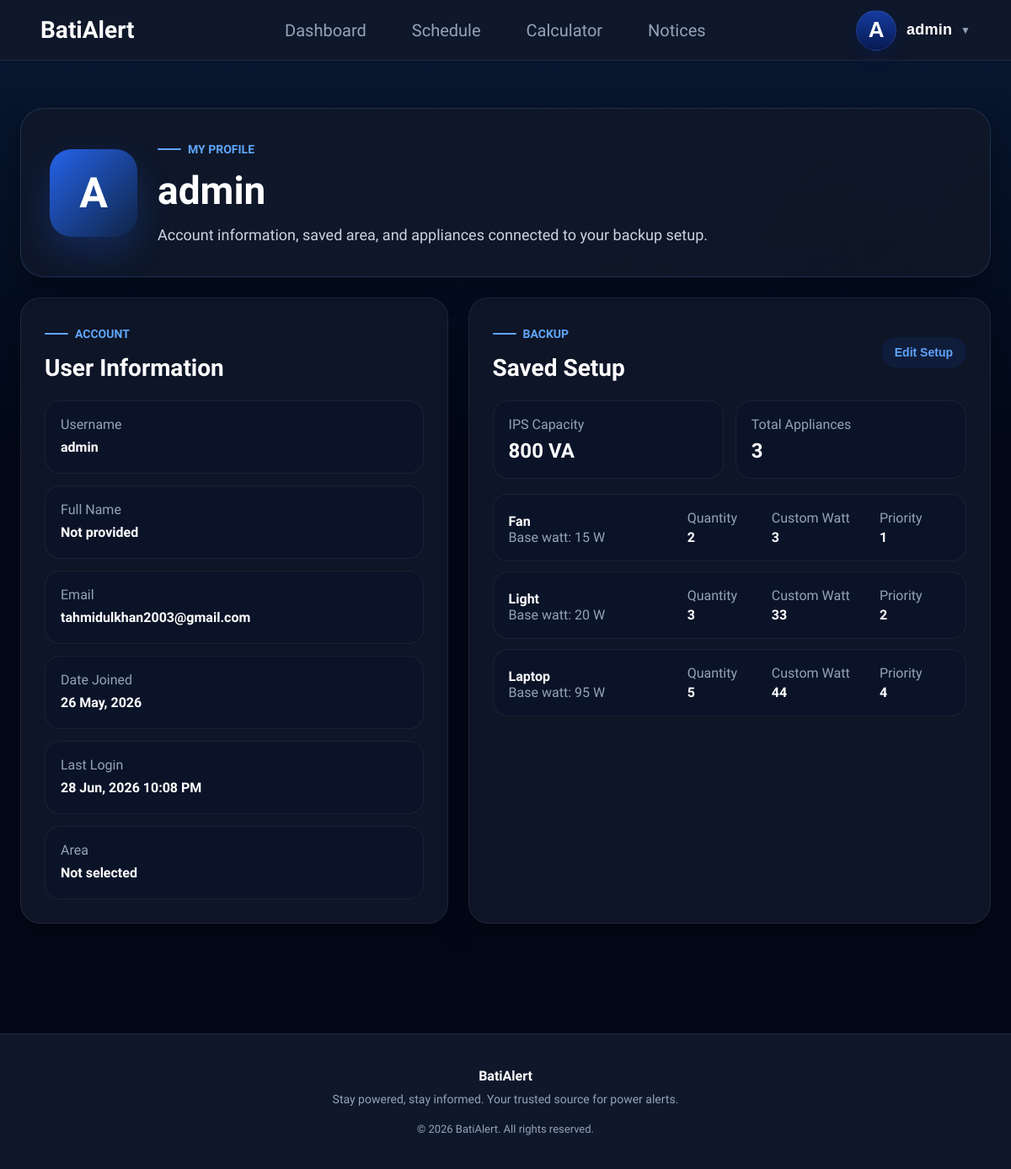
The page /users/profile/ (signed in) on the database its author committed.
### users/models.py (models this page shows, shortened)
class SavedSetup(models.Model):
    user = models.OneToOneField(
        User,
        on_delete=models.CASCADE
    )
    ips_capacity = models.IntegerField()

class SetupAppliance(models.Model):
    setup = models.ForeignKey(
        SavedSetup,
        on_delete=models.CASCADE,
        related_name="items"
    )
    appliance = models.ForeignKey(
        Appliance,
        on_delete=models.CASCADE
    )
    quantity = models.PositiveIntegerField()
    custom_watt = models.PositiveIntegerField(
        null=True,
        blank=True
    )
    priority = models.PositiveIntegerField()

### core/models.py (models this page shows, shortened)
class Appliance(models.Model):
    name = models.CharField(
        max_length=100
    )
    watt = models.IntegerField()

### users/views.py (the view)
@login_required(login_url="login")
def profile(request):
    user_profile = (
        UserProfile.objects
        .filter(user=request.user)
        .select_related("area")
        .first()
    )
    setup = (
        SavedSetup.objects
        .filter(user=request.user)
        .prefetch_related("items__appliance")
        .first()
    )
    setup_items = (
        setup.items.all()
        if setup
        else []
    )
    context = {
        "user_profile": user_profile,
        "setup": setup,
        "setup_items": setup_items,
    }
    return render(
        request,
        "profile.html",
        context
    )

### users/context_processors.py (called while the page is built)
def appliance_context(request):
    return {
        "appliances":
        Appliance.objects.all()
    }

### templates/profile.html
{% extends 'base.html' %}
{% block content %}
<section class="profile-section-page">
    <div class="profile-container-page">
        <div class="profile-cover">
            <div class="profile-large-avatar">
                {{ request.user.username|first|upper }}
            </div>
            <div>
                <span class="home-kicker">My Profile</span>
                <h1>{{ request.user.username }}</h1>
                <p>Account information, saved area, and appliances connected to your backup setup.</p>
            </div>
        </div>
        <div class="profile-page-grid">
            <section class="profile-info-panel">
                <div class="dashboard-panel-header">
                    <div>
                        <span class="home-kicker">Account</span>
                        <h2>User Information</h2>
                    </div>
                </div>
                <div class="profile-info-list">
                    <div>
                        <span>Username</span>
                        <strong>{{ request.user.username }}</strong>
                    </div>
                    <div>
                        <span>Full Name</span>
                        <strong>{{ request.user.first_name|default:"Not provided" }}</strong>
                    </div>
                    <div>
                        <span>Email</span>
                        <strong>{{ request.user.email|default:"Not provided" }}</strong>
                    </div>
                    <div>
                        <span>Date Joined</span>
                        <strong>{{ request.user.date_joined|date:"d M, Y" }}</strong>
                    </div>
                    <div>
                        <span>Last Login</span>
                        <strong>{{ request.user.last_login|date:"d M, Y h:i A"|default:"Not available" }}</strong>
                    </div>
                    <div>
                        <span>Area</span>
                        <strong>
                            {% if user_profile and user_profile.area %}
                                {{ user_profile.area }}
                            {% else %}
                                Not selected
                            {% endif %}
                        </strong>
                    </div>
                </div>
            </section>
            <section class="profile-info-panel">
                <div class="dashboard-panel-header">
                    <div>
                        <span class="home-kicker">Backup</span>
                        <h2>Saved Setup</h2>
                    </div>
                    <button type="button" class="dashboard-link open-setup-modal">
                        Edit Setup
                    </button>
                </div>
                <div class="profile-setup-summary">
                    <div>
                        <span>IPS Capacity</span>
                        <strong>
                            {% if setup %}
                                {{ setup.ips_capacity }} VA
                            {% else %}
                                Not saved
                            {% endif %}
                        </strong>
                    </div>
                    <div>
                        <span>Total Appliances</span>
                        <strong>{{ setup_items|length }}</strong>
                    </div>
                </div>
                <div class="profile-appliance-table">
                    {% for item in setup_items %}
                    <div class="profile-appliance-item">
                        <div>
                            <strong>{{ item.appliance.name }}</strong>
                            <span>Base watt: {{ item.appliance.watt }} W</span>
                        </div>
                        <div>
                            <span>Quantity</span>
                            <strong>{{ item.quantity }}</strong>
                        </div>
                        <div>
                            <span>Custom Watt</span>
                            <strong>{{ item.custom_watt|default:"Default" }}</strong>
                        </div>
                        <div>
                            <span>Priority</span>
                            <strong>{{ item.priority }}</strong>
                        </div>
                    </div>
                    {% empty %}
                    <div class="dashboard-empty">
                        <h3>No appliances saved</h3>
                        <p>Your saved appliances will appear here after you add a backup setup.</p>
                    </div>
                    {% endfor %}
                </div>
            </section>
        </div>
    </div>
</section>
{% endblock %}

### templates/navbar.html (shortened to what this page needs)
<nav class="navbar">
  <div class="navbar-left">
    <a href="{% url "home" %}"
       class="brand">
      <span class="brand-text">
        BatiAlert
      </span>
    </a>
  </div>
  <div class="navbar-center">
    <a href="{% url "dashboard" %}"
       class="nav-link protected-link">
        Dashboard
    </a>
    <a href="{% url "schedule" %}"
       class="nav-link protected-link">
        Schedule
    </a>
    <a href="#"
       class="nav-link protected-link">
        Calculator
    </a>
    <a href="{% url "notices" %}"
       class="nav-link protected-link">
        Notices
    </a>
</div>
  <div class="navbar-right">
    {% if request.user.is_authenticated %}
        <button
            id="profileBtn"
            class="profile-btn">
            <div class="profile-avatar">
                {{ request.user.username|first|upper }}
            </div>
            <span class="profile-name">
                {{ request.user.username }}
            </span>
           <span class="dropdown-arrow">
  ▼
</span>
        </button>
    {% endif %}
</div>
</nav>

### rows shown on the page
SavedSetup: ips_capacity "800"
SetupAppliance: appliance.name "Fan", appliance.watt "15", quantity "2", custom_watt "3", priority "1"
SetupAppliance: appliance.name "Light", appliance.watt "20", quantity "3", custom_watt "33", priority "2"
SetupAppliance: appliance.name "Laptop", appliance.watt "95", quantity "5", custom_watt "44", priority "4"

### other values the page prints
{{ request.user.username|first|upper }} "A"
{{ request.user.username }} "admin"
{{ request.user.first_name|default:"Not provided" }} "Not provided"
{{ request.user.email|default:"Not provided" }} "tahmidulkhan2003@gmail.com"
{{ request.user.date_joined|date:"d M, Y" }} "26 May, 2026"
{{ request.user.last_login|date:"d M, Y h:i A"|default:"Not available" }} "28 Jun, 2026 10:08 PM"
{{ setup_items|length }} "3"
